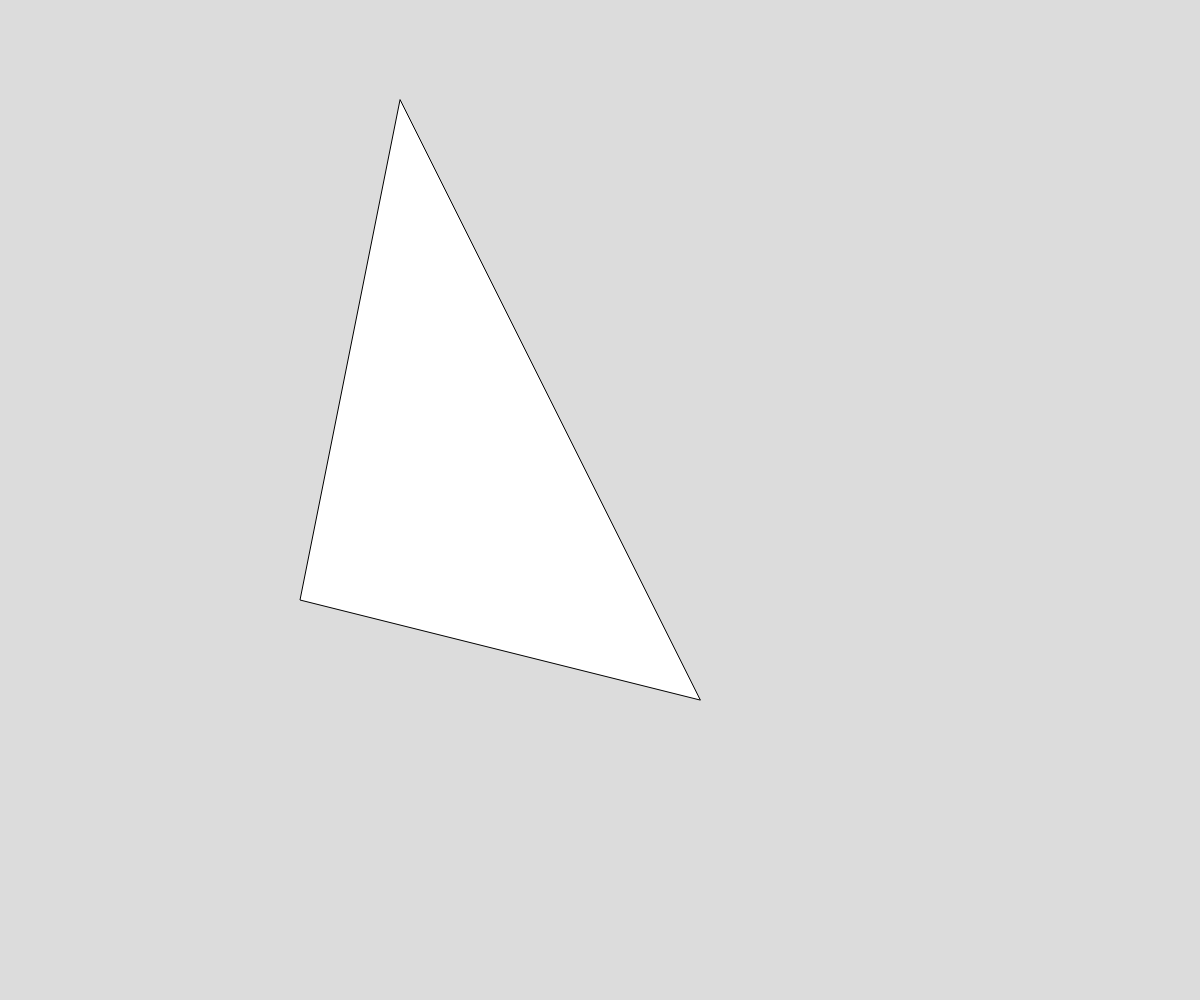
Frame 1 (no input)
Frame 60 (no input): identical to frame 1, image omitted
Frame 120 (the mouse pressed at the canvas centre since frame 60): identical to frame 1, image omitted

The p5.js sketch that drew this single still picture (run headless with seeded random() and noise() and a simulated clock; from frame 60 on, the mouse is pressed at the canvas centre):

// p5.js sketch
// ── sketch.js
let triangleVertices = [
  {x: 400, y: 100},
  {x: 300, y: 600},
  {x: 700, y: 700},

];

let depth = 0;

function setup() {
  createCanvas(windowWidth, windowHeight);
}

function draw() {
  background(220);
  sierpinski(triangleVertices, depth);
}

function sierpinski(points, level) {
  triangle(points[0].x, points[0].y,
            points[1].x, points[1].y,
            points[2].x, points[2].y)

  if (level > 0) {
    sierpinski([points[0], ])
  }
}

function getMidpoint(points1, points2) {
  let midx = (point1.y + point2.x);
  let midy = (point1.y + point2.x);
}
